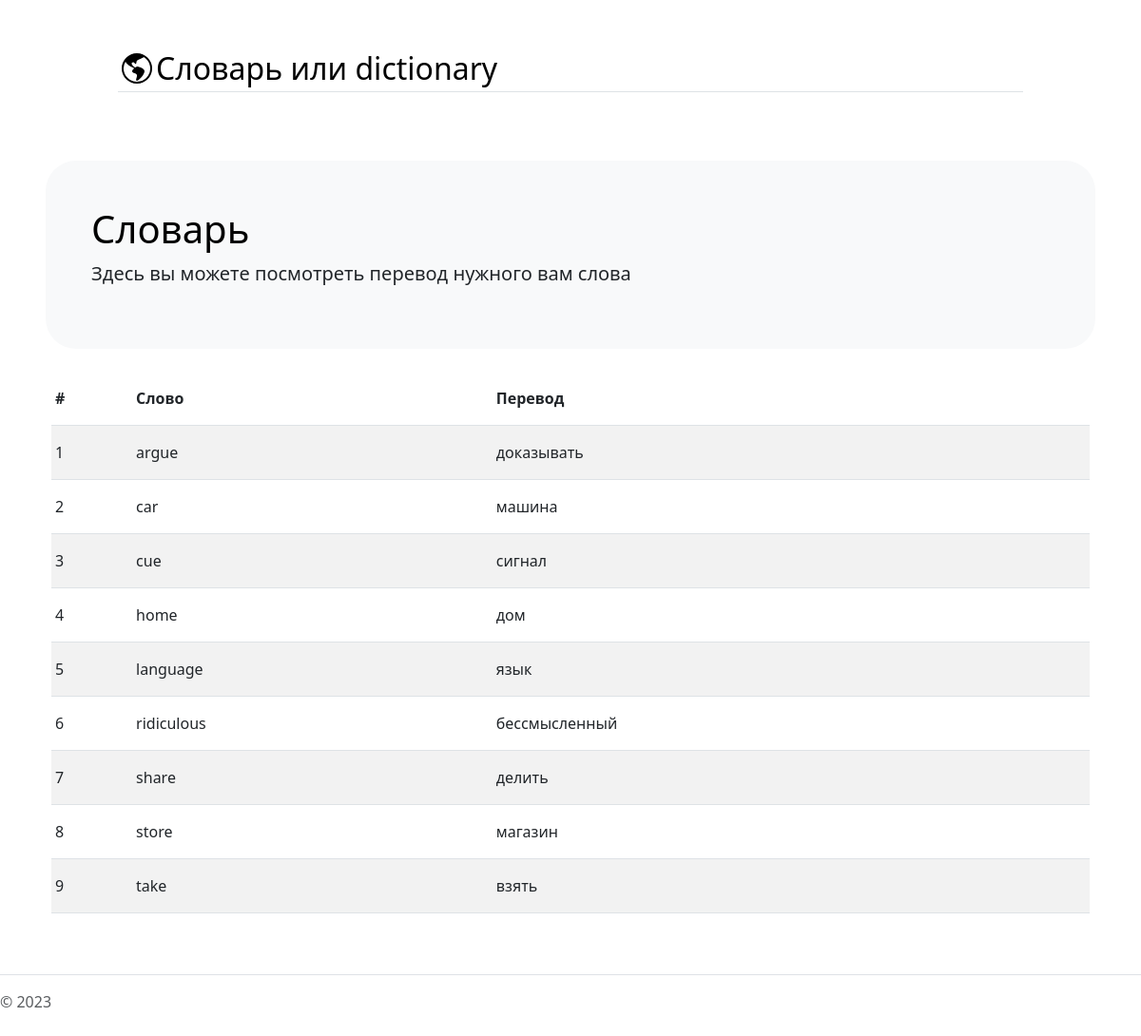
Page /dictonary on the committed database.
### EnglSite/models.py (models this page shows)
class dictonary(models.Model):
    eng_word = models.TextField()
    rus_word = models.TextField()
    class Meta:
        db_table = 'dictonary'

### EnglSite/views.py (the view)
# urls.py: path("dictonary", views.dictonary, name='dictonary.html'),
def dictonary(request):
    dic = ORM_dict.db_get_word()
    return render(request, 'dictonary.html', context={"dic" : dic})

### eng/ORM_dict.py (called while the page is built)
def db_get_word():
    dic = []
    for i, item in enumerate(dictonary.objects.all().order_by("eng_word")):
        dic.append([i+1, item.eng_word, item.rus_word])
    return dic

### EnglSite/templates/dictonary.html (shortened to what this page needs)
{% extends "home_page.html" %}
{% block pagetitle%}
Словарь
{% endblock %}
{% block page-lead %}
Здесь вы можете посмотреть перевод нужного вам слова
{% endblock %}
{% block content %}
<div class="container px-4 py-4" id="dict-table">
    <div class="table-responsive">
        <table class="table table-striped table-sm">
          <thead>
            <tr>
              <th scope="col" class="py-3">#</th>
              <th scope="col" class="py-3">Слово</th>
              <th scope="col" class="py-3">Перевод</th>
            </tr>
          </thead>
          <tbody>
            {%for cnt ,eng_word, rus_word in dic%}
            <tr>
                <td class="py-3">{{ cnt }}</td>
                <td class="py-3">{{ eng_word }}</td>
                <td class="py-3">{{ rus_word }}</td>
            </tr>
            {% endfor %}
          </tbody>
        </table>
      </div>
</div>
{% endblock %}

### EnglSite/templates/home_page.html (shortened to what this page needs)
<!DOCTYPE html>
<html lang="ru">
    <head>
        {% load static %}
        <link href="{% static 'bootstrap.min.css' %}" rel="stylesheet">
    </head>
    <body>
        <div class="col-lg-10 mx-auto p-4 py-md-5">
            <header class="d-flex align-items-center pb-6 mb-4 border-bottom">
                <a href="/" class="d-flex align-items-center text-body-emphasis text-decoration-none">
                    <img src="{% static 'globe-americas.svg' %}" alt="Словарь или dictionary" width="40" height="32"/>
                    <span class="fs-2">Словарь или dictionary</span>
                </a>
            </header>
        </div>
        <main>
            <div class="p-5 mx-5 mb-6 bg-light rounded-5" id="title-box">
                <h1 class="text-body-emphasis">{% block pagetitle %}{% endblock %}</h1>
                <p class="fs-5 col-lg-8">{% block page-lead %}{% endblock %}</p>
            </div>
            {% block content %}{% endblock %}
            <footer class="pt-3 my-4 text-body-secondary fixed-dottom border-top "> © 2023 </footer>
        </main>
    </body>
</html>

### rows in the picture
dictonary: dic "argue", dic "доказывать"
dictonary: dic "car", dic "машина"
dictonary: dic "cue", dic "сигнал"
dictonary: dic "home", dic "дом"
dictonary: dic "language", dic "язык"
dictonary: dic "ridiculous", dic "бессмысленный"
dictonary: dic "share", dic "делить"
dictonary: dic "store", dic "магазин"
dictonary: dic "take", dic "взять"

### other values in the picture
{{ cnt }} "1" "2" "3" "4" "5" "6" "7" "8" "9"
